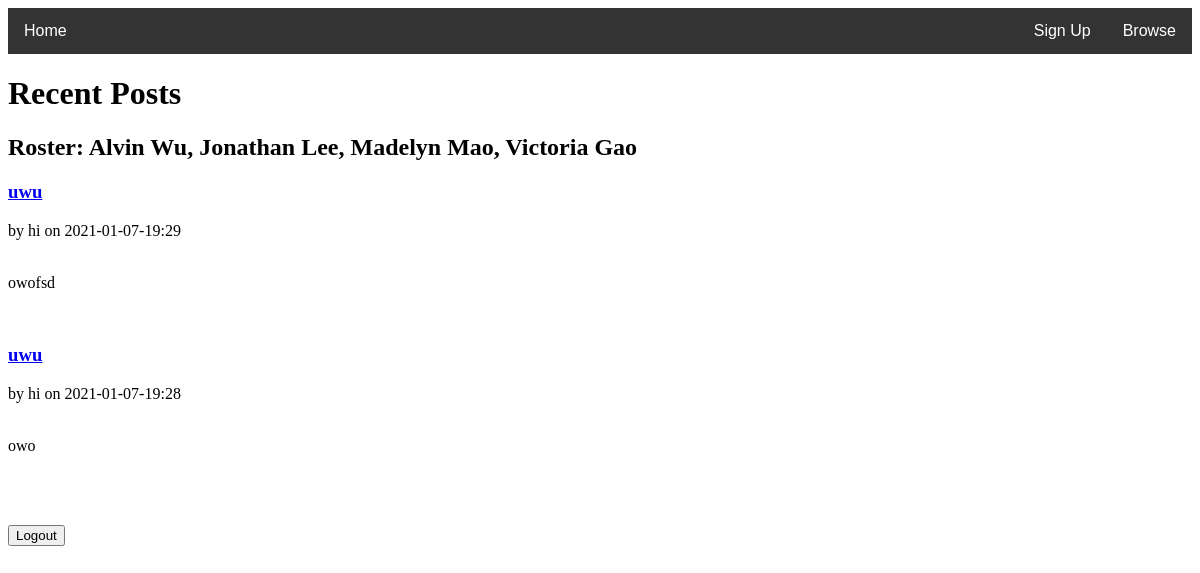
/all, run on an earlier commit of the app's database.
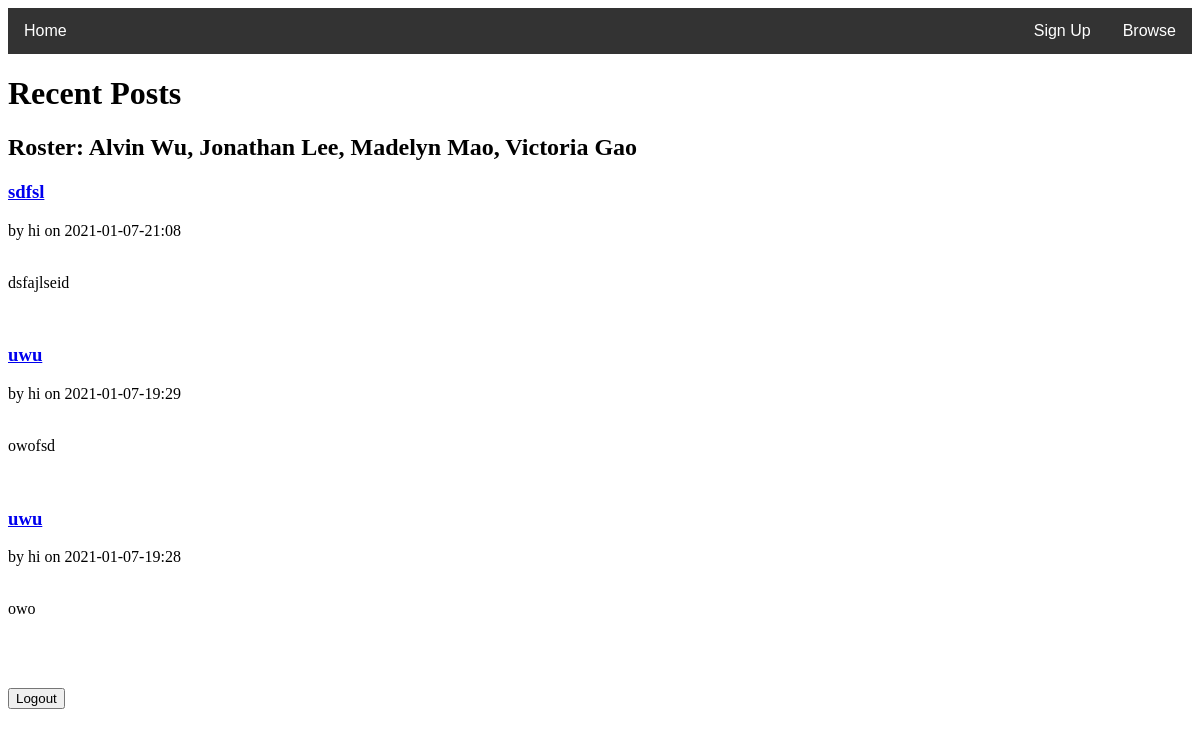
And on a later commit of the database.
### tables this page shows
CREATE TABLE posts(ID INTEGER NOT NULL PRIMARY KEY, UserID text NOT NULL, Title text NOT NULL, Text text, Date text);

CREATE TABLE users(ID INTEGER NOT NULL PRIMARY KEY, Username text NOT NULL, Password text, Bio text);

### app/__init__.py (the view)
@app.route("/all")
def viewall():
    c = db.cursor()
    c.execute('SELECT * FROM posts')
    posts1 = c.fetchall()
    c.execute('SELECT username FROM users')
    usernames = c.fetchall()
    c.close()
    if ('username' not in session):
        return render_template('viewallposts.html', posts=posts1, status = False, user = usernames)
    else:
        return render_template('viewallposts.html', posts=posts1, status = True, user = usernames)

### app/templates/viewallposts.html (shortened to what this page needs)
<!DOCTYPE html>
<html>
{% extends "base.html" %}
{% block body %}
  <head>
  </head>
  <body>
   <h1> Recent Posts</h1>
   <h2>
    Roster: Alvin Wu, Jonathan Lee, Madelyn Mao, Victoria Gao
    </h2>
    {% set v = 0 %}
    {% for p in posts|reverse %}
      <header>
        <div>
          <h3><a href="/post/{{p[0]}}">{{ p[2] }}</a></h3>
          <div class="authorinfo">by {{ user[v][0] }} on {{ p[4] }}</div>
        </div>
      </header>
      <br>
      <p class="body">{{ p[3] }}</p>
      <br>
    {% set v = v+1 %}
    {% endfor %}
<br></br>
    <form action = "/logout">
	<input type = "submit" value ="Logout">
    </form>
  </body>
{% endblock %}

### app/templates/base.html (shortened to what this page needs)
<!DOCTYPE html>
<html>
  <head>
    <link rel="stylesheet" href="{{ url_for('static', filename='css/main.css') }}">
  </head>
  <div class="navbar">
    {% if not (status) %}
      <a id="home" href="/">Home</a>
      <a href="/all"> Browse </a>
      <a href="/newuser">Sign Up</a>
    {% endif %}
  </div>
  <body>
    {% block body %}{% endblock %}
  </body>

### app/static/css/main.css (style rules this page uses)
#home { float:left; }
.navbar { overflow: hidden; background-color: #333; font-family: Arial; }
.navbar a { float: right; font-size: 16px; color: white; text-align: center; padding: 14px 16px; text-decoration: none; }

What changed in the data, as far as the page shows it:
added posts: Title "sdfsl", {{ user[v][0] }} "hi", Date "2021-01-07-21:08", Text "dsfajlseid"
